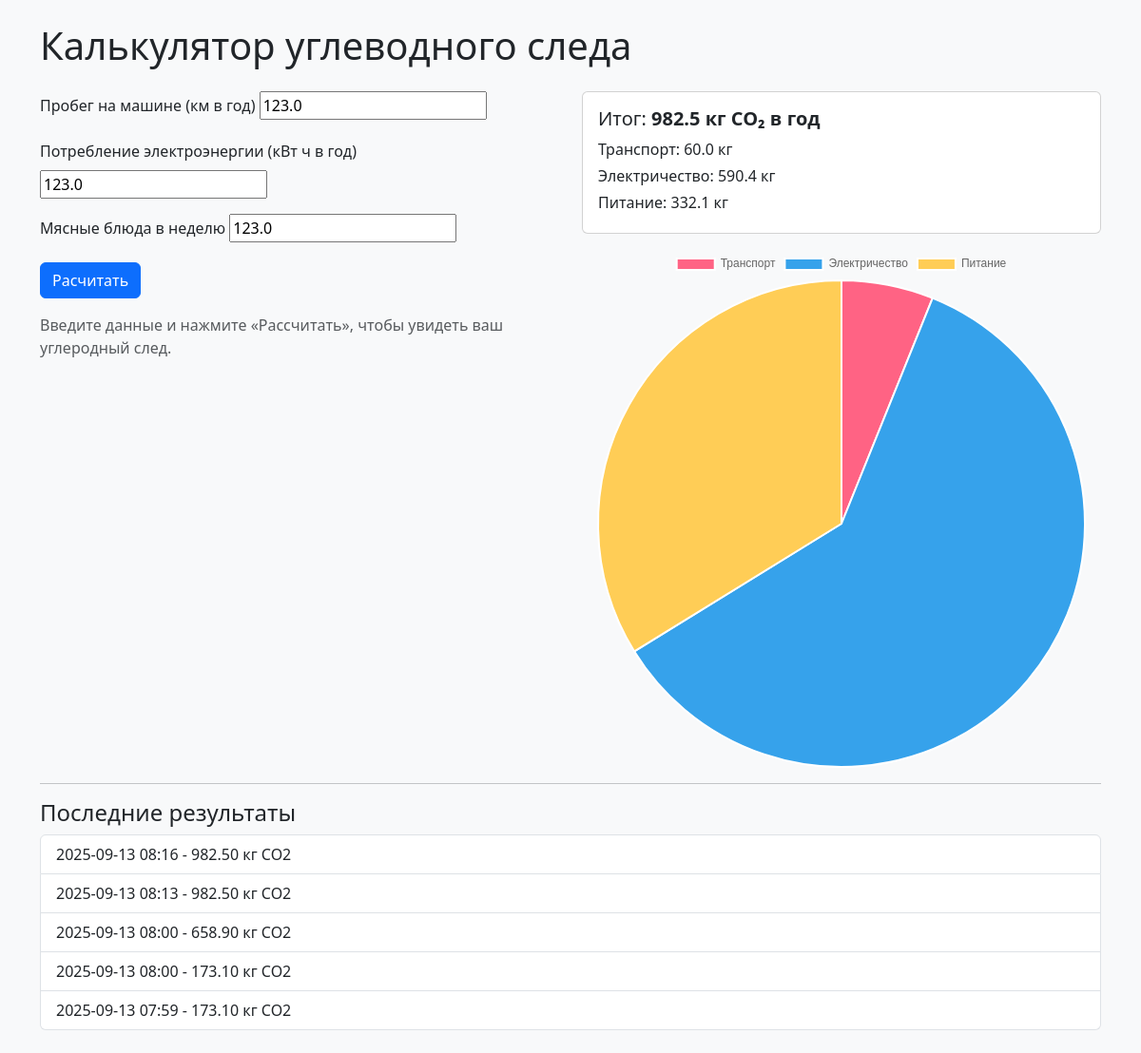
/index, run on the app's committed database.
### main.py (models this page shows, shortened)
class Result(db.Model):
    id = db.Column(db.Integer, primary_key=True)
    timestamp = db.Column(db.DateTime, default=datetime.utcnow)
    mileage = db.Column(db.Float, nullable=False)
    electricity = db.Column(db.Float, nullable=False)
    meat = db.Column(db.Float, nullable=False)
    co2 = db.Column(db.Float, nullable=False)

### main.py (the view, shortened to what this page needs)
@app.route('/index', methods=['GET', 'POST'])
def index():
    recent = Result.query.order_by(Result.id.desc()).limit(5).all()
    if recent:
        last = recent[0]
        result ={
            'total': round(last.co2, 2),
            'transport': round(last.mileage * 0.2, 2),
            'electricity': round(last.electricity * 0.4 * 12, 2),
            'diet': round(last.meat * 27 * 0.1, 2)
        }
        mileage = last.mileage
        electricity = last.electricity
        meat = last.meat
    else:
        mileage = electricity = meat = 0.0
    return render_template(
        'index.html',
        result=result,
        mileage=mileage,
        electricity=electricity,
        meat=meat,
        recent=recent
    )

### templates/index.html (shortened to what this page needs)
<!doctype ghtml>
<html lang="en">
<head>
    <link href="https://cdn.jsdelivr.net/npm/bootstrap@5.3.0/dist/css/bootstrap.min.css" rel="stylesheet">
</head>
<body class="bg-light">
<div class="container py-4">
    <h1 class="mb-4">Калькулятор углеводного следа</h1>
    <div class="row">
        <div class="col-md-6">
            <form method="POST" action="{{ url_for('index')  }}">
                <div class="mb-3">
                    <label for="mileage" class="form-label">Пробег на машине (км в год)</label>
                    <input id="mileage" name="mileage" type="number" step="any" value="{{ electricity or '' }}" required>
                </div>
                <div class="mb-3">
                    <label for="electricity" class="form-label">Потребление электроэнергии (кВт ч в год)</label>
                    <input id="electricity" name="electricity" type="number" step="any" value="{{ electricity or '' }}" required>
                </div>
                <div class="mb-3">
                    <label for="meat" class="form-label">Мясные блюда в неделю</label>
                    <input id="meat" name="meat" type="number" step="any" value="{{ meat or '' }}" required>
                </div>
                <button class="btn btn-primary" type="submit">Расчитать</button>
            </form>
            <p class="text-muted mt-3">
                Введите данные и нажмите «Рассчитать», чтобы увидеть ваш углеродный след.
            </p>
        </div>
        <div class="col-md-6">
            {% if result %}
            <div class="card mb-3">
                <div class="card-body">
                <h5>Итог: <strong>{{ result.total }} кг CO₂ в год</strong></h5>
                <p class="mb-1">Транспорт: {{ result.transport }} кг</p>
                <p class="mb-1">Электричество: {{ result.electricity }} кг</p>
                <p class="mb-1">Питание: {{ result.diet }} кг</p>
                </div>
            </div>
            <canvas id="pieChart" width="400" height="400"></canvas>
            <script>
                const chartData = {
                labels: ['Транспорт','Электричество','Питание'],
                datasets: [{
                    data: [{{ result.transport }}, {{ result.electricity }}, {{ result.diet }}],
                    backgroundColor: ['#ff6384', '#36a2eb', '#ffcd56']
                }]
                };
                new Chart(document.getElementById('pieChart'), {
                type: 'pie',
                data: chartData,
                });
            </script>
            {% else %}
            <p class="text-muted">Введите данные и нажмите «Рассчитать» — результат появится здесь.</p>
            {% endif %}
        </div>
    </div>
    <hr>
    <h4>Последние результаты</h4>
    <ul class="list-group">
        {% for r in recent %}
        <li class="list-group-item d-flex justify-content-between align-items-center">
            {{ r.timestamp.strftime("%Y-%m-%d %H:%M") }} - {{ "%.2f" | format(r.co2) }} кг CO2
        </li>
        {% else %}
        <li class="list-group-item">Нет данных</li>
        {% endfor %}
        </ul>
</div>
</body>
</html>

### data on the page
Result: mileage "123.0", electricity "123.0", meat "123.0", timestamp "2025-09-13 08:16", co2 "982.50"
Result: timestamp "2025-09-13 08:13", co2 "982.50"
Result: timestamp "2025-09-13 08:00", co2 "658.90"
Result: timestamp "2025-09-13 08:00", co2 "173.10"
Result: timestamp "2025-09-13 07:59", co2 "173.10"

### other printed values
{{ result.total }} "982.5"
{{ result.transport }} "60.0"
{{ result.electricity }} "590.4"
{{ result.diet }} "332.1"
chart data {{ result.transport }} 60.0
chart data {{ result.electricity }} 590.4
chart data {{ result.diet }} 332.1
